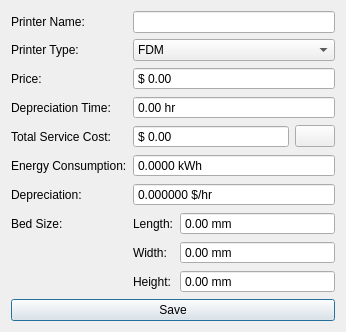
<?xml version="1.0" encoding="UTF-8"?>
<ui version="4.0">
 <class>PrinterDialog</class>
 <widget class="QDialog" name="PrinterDialog">
  <property name="geometry">
   <rect>
    <x>0</x>
    <y>0</y>
    <width>346</width>
    <height>326</height>
   </rect>
  </property>
  <property name="windowTitle">
   <string>Printer</string>
  </property>
  <layout class="QVBoxLayout" name="verticalLayout">
   <item>
    <layout class="QFormLayout" name="formLayout">
     <item row="0" column="0">
      <widget class="QLabel" name="printerNameLabel">
       <property name="text">
        <string>Printer Name:</string>
       </property>
      </widget>
     </item>
     <item row="0" column="1">
      <widget class="QLineEdit" name="printerNameLineEdit">
       <property name="whatsThis">
        <string/>
       </property>
      </widget>
     </item>
     <item row="1" column="0">
      <widget class="QLabel" name="printerTypeLabel">
       <property name="text">
        <string>Printer Type:</string>
       </property>
      </widget>
     </item>
     <item row="1" column="1">
      <widget class="QComboBox" name="printerTypeComboBox">
       <item>
        <property name="text">
         <string>FDM</string>
        </property>
       </item>
       <item>
        <property name="text">
         <string>Resin</string>
        </property>
       </item>
      </widget>
     </item>
     <item row="2" column="0">
      <widget class="QLabel" name="priceLabel">
       <property name="text">
        <string>Price:</string>
       </property>
      </widget>
     </item>
     <item row="2" column="1">
      <widget class="QDoubleSpinBox" name="priceDoubleSpinBox">
       <property name="buttonSymbols">
        <enum>QAbstractSpinBox::NoButtons</enum>
       </property>
       <property name="prefix">
        <string>$ </string>
       </property>
       <property name="maximum">
        <double>10000.000000000000000</double>
       </property>
      </widget>
     </item>
     <item row="3" column="0">
      <widget class="QLabel" name="depreciationTimeLabel">
       <property name="text">
        <string>Depreciation Time:</string>
       </property>
      </widget>
     </item>
     <item row="3" column="1">
      <widget class="QDoubleSpinBox" name="depreciationTimeDoubleSpinBox">
       <property name="buttonSymbols">
        <enum>QAbstractSpinBox::NoButtons</enum>
       </property>
       <property name="suffix">
        <string> hr</string>
       </property>
       <property name="maximum">
        <double>100000.000000000000000</double>
       </property>
      </widget>
     </item>
     <item row="4" column="0">
      <widget class="QLabel" name="totalServiceCostLabel">
       <property name="text">
        <string>Total Service Cost:</string>
       </property>
      </widget>
     </item>
     <item row="4" column="1">
      <layout class="QHBoxLayout" name="horizontalLayout" stretch="1,0">
       <item>
        <widget class="QDoubleSpinBox" name="totalServiceCostDoubleSpinBox">
         <property name="buttonSymbols">
          <enum>QAbstractSpinBox::NoButtons</enum>
         </property>
         <property name="prefix">
          <string>$ </string>
         </property>
         <property name="maximum">
          <double>100000.000000000000000</double>
         </property>
        </widget>
       </item>
       <item>
        <widget class="QPushButton" name="totalServiceCostCalculateButton">
         <property name="text">
          <string/>
         </property>
         <property name="icon">
          <iconset resource="Resource.qrc">
           <normaloff>:/Small Icons/Icons/Calculator_Icon.png</normaloff>:/Small Icons/Icons/Calculator_Icon.png</iconset>
         </property>
         <property name="iconSize">
          <size>
           <width>25</width>
           <height>25</height>
          </size>
         </property>
         <property name="autoDefault">
          <bool>false</bool>
         </property>
        </widget>
       </item>
      </layout>
     </item>
     <item row="5" column="0">
      <widget class="QLabel" name="energeyConsumptionLabel">
       <property name="text">
        <string>Energy Consumption:</string>
       </property>
      </widget>
     </item>
     <item row="5" column="1">
      <widget class="QDoubleSpinBox" name="energyConsumptionDoubleSpinBox">
       <property name="buttonSymbols">
        <enum>QAbstractSpinBox::NoButtons</enum>
       </property>
       <property name="suffix">
        <string> kWh</string>
       </property>
       <property name="decimals">
        <number>4</number>
       </property>
       <property name="maximum">
        <double>100000.000000000000000</double>
       </property>
      </widget>
     </item>
     <item row="6" column="0">
      <widget class="QLabel" name="depreciationLabel">
       <property name="text">
        <string>Depreciation:</string>
       </property>
      </widget>
     </item>
     <item row="6" column="1">
      <widget class="QDoubleSpinBox" name="depreciationDoubleSpinBox">
       <property name="buttonSymbols">
        <enum>QAbstractSpinBox::NoButtons</enum>
       </property>
       <property name="suffix">
        <string> $/hr</string>
       </property>
       <property name="decimals">
        <number>6</number>
       </property>
       <property name="maximum">
        <double>100000.000000000000000</double>
       </property>
      </widget>
     </item>
     <item row="7" column="0">
      <widget class="QLabel" name="bedSizeLabel">
       <property name="text">
        <string>Bed Size:</string>
       </property>
      </widget>
     </item>
     <item row="7" column="1">
      <layout class="QFormLayout" name="formLayout_2">
       <item row="2" column="0">
        <widget class="QLabel" name="bedHeightLabel">
         <property name="text">
          <string>Height:</string>
         </property>
        </widget>
       </item>
       <item row="0" column="1">
        <widget class="QDoubleSpinBox" name="bedLengthDoubleSpinBox">
         <property name="buttonSymbols">
          <enum>QAbstractSpinBox::NoButtons</enum>
         </property>
         <property name="suffix">
          <string> mm</string>
         </property>
         <property name="maximum">
          <double>100000.000000000000000</double>
         </property>
        </widget>
       </item>
       <item row="1" column="1">
        <widget class="QDoubleSpinBox" name="bedWidthDoubleSpinBox">
         <property name="buttonSymbols">
          <enum>QAbstractSpinBox::NoButtons</enum>
         </property>
         <property name="suffix">
          <string> mm</string>
         </property>
         <property name="maximum">
          <double>100000.000000000000000</double>
         </property>
        </widget>
       </item>
       <item row="2" column="1">
        <widget class="QDoubleSpinBox" name="bedHeightDoubleSpinBox">
         <property name="buttonSymbols">
          <enum>QAbstractSpinBox::NoButtons</enum>
         </property>
         <property name="suffix">
          <string> mm</string>
         </property>
         <property name="maximum">
          <double>100000.000000000000000</double>
         </property>
        </widget>
       </item>
       <item row="0" column="0">
        <widget class="QLabel" name="bedLenghtLabel">
         <property name="text">
          <string>Length:</string>
         </property>
        </widget>
       </item>
       <item row="1" column="0">
        <widget class="QLabel" name="bedWidthLabel">
         <property name="text">
          <string>Width:</string>
         </property>
        </widget>
       </item>
      </layout>
     </item>
    </layout>
   </item>
   <item>
    <widget class="QPushButton" name="savePrinterButton">
     <property name="text">
      <string>Save</string>
     </property>
    </widget>
   </item>
  </layout>
 </widget>
 <tabstops>
  <tabstop>printerNameLineEdit</tabstop>
  <tabstop>printerTypeComboBox</tabstop>
  <tabstop>priceDoubleSpinBox</tabstop>
  <tabstop>depreciationTimeDoubleSpinBox</tabstop>
  <tabstop>totalServiceCostDoubleSpinBox</tabstop>
  <tabstop>totalServiceCostCalculateButton</tabstop>
  <tabstop>energyConsumptionDoubleSpinBox</tabstop>
  <tabstop>depreciationDoubleSpinBox</tabstop>
  <tabstop>bedLengthDoubleSpinBox</tabstop>
  <tabstop>bedWidthDoubleSpinBox</tabstop>
  <tabstop>bedHeightDoubleSpinBox</tabstop>
  <tabstop>savePrinterButton</tabstop>
 </tabstops>
 <resources>
  <include location="Resource.qrc"/>
 </resources>
 <connections>
  <connection>
   <sender>savePrinterButton</sender>
   <signal>clicked()</signal>
   <receiver>PrinterDialog</receiver>
   <slot>close()</slot>
   <hints>
    <hint type="sourcelabel">
     <x>172</x>
     <y>305</y>
    </hint>
    <hint type="destinationlabel">
     <x>172</x>
     <y>162</y>
    </hint>
   </hints>
  </connection>
 </connections>
</ui>
